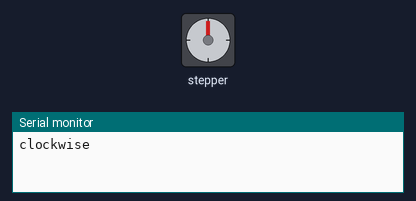
Bench run of a sketch on a simulated Arduino Uno, built with avr-gcc and run on an emulated ATmega328P. Shown: stepper motor, the last lines printed to the serial monitor. Stepper angles assume 200 steps per turn.

Above: at 0.15 s.
At 0.9 s:
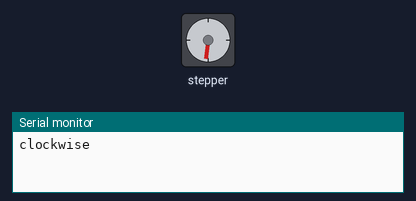
At 1.65 s:
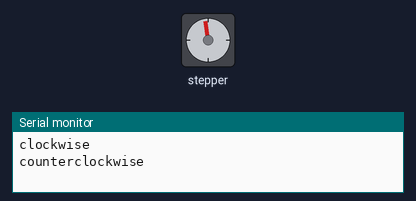
At 3.1 s:
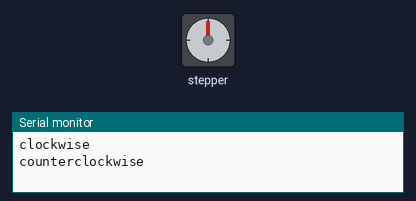
Timing chart, 0 to 7.0 s (numbered marks = the images above):
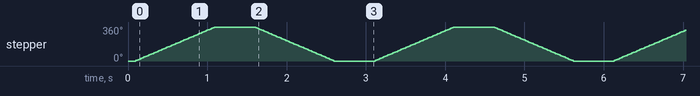

Measured:
- by itself, stepper: turns 360° clockwise in 0.99 s, then 360° counter-clockwise in 0.99 s, repeating every 3.0 s

The sketch:

stepper_oneRevolution.ino
```cpp
/*
  Stepper Motor Control - one revolution

  This program drives a unipolar or bipolar stepper motor.
  The motor is attached to digital pins 8 - 11 of the Arduino.

  The motor should revolve one revolution in one direction, then
  one revolution in the other direction.


  Created 11 Mar. 2007
  Modified 30 Nov. 2009
  by Tom Igoe

*/

#include <Stepper.h>

const int stepsPerRevolution = 200;  // change this to fit the number of steps per revolution
// for your motor

// initialize the stepper library on pins 8 through 11:
Stepper myStepper(stepsPerRevolution, 8, 9);

void setup() {
  // set the speed at 60 rpm:
  myStepper.setSpeed(60);
  // initialize the serial port:
  Serial.begin(9600);
  digitalWrite(8, LOW);
  digitalWrite(9, HIGH);
  delay(100);
}

void loop() {
  // step one revolution  in one direction:
  Serial.println("clockwise");
  myStepper.step(stepsPerRevolution);
  delay(500);

  // step one revolution in the other direction:
  Serial.println("counterclockwise");
  myStepper.step(-stepsPerRevolution);
  delay(500);
}
```
